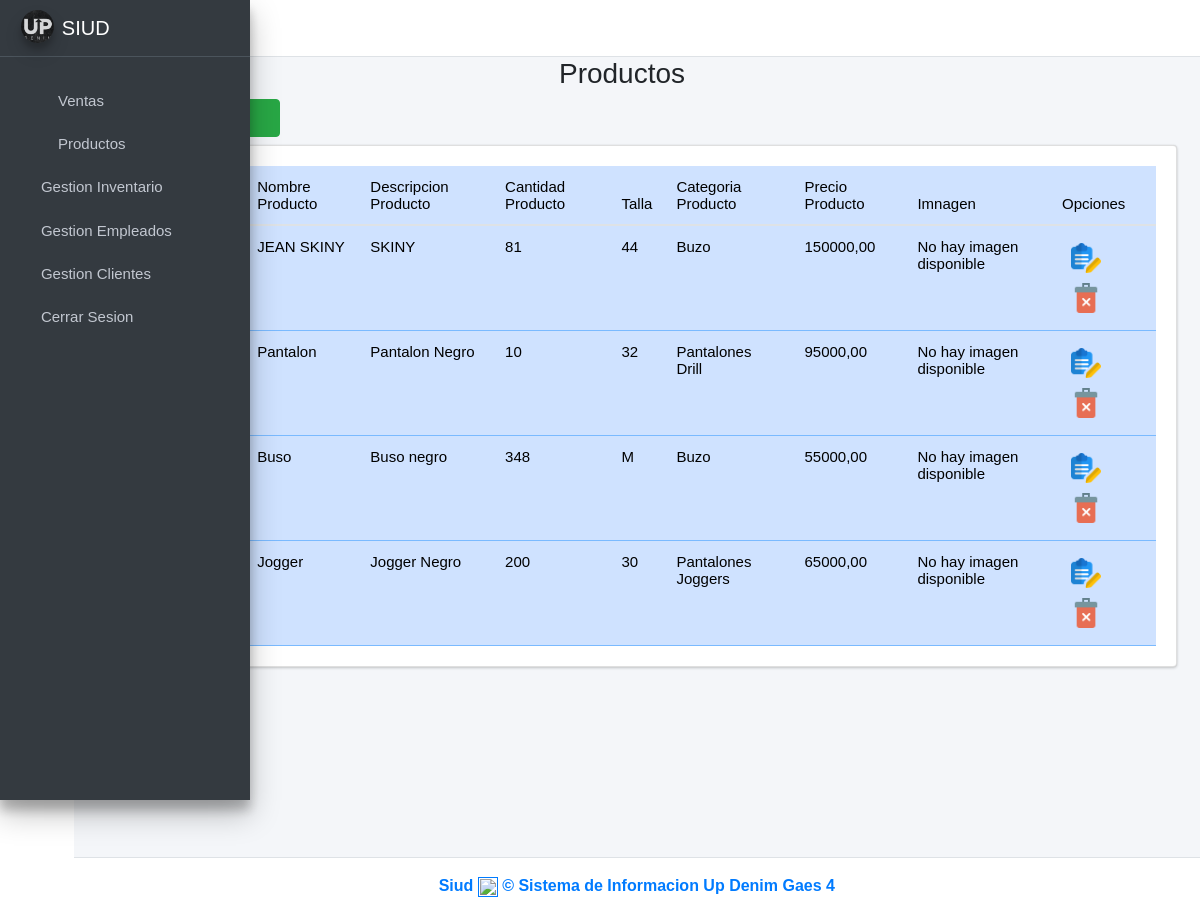
The page /productos/ (signed in) on the database its author committed.
### ventas/models.py (models this page shows, shortened)
class Producto(models.Model):
    cod_producto = models.CharField(primary_key=True, unique=True, blank=False, null=False, max_length=15)
    nombre_producto = models.CharField(max_length=45, null=False)
    precio_venta = models.DecimalField(max_digits=10, decimal_places=2, null=False, blank=False)
    descripcion_producto = models.CharField(max_length=45)
    cantidad_productos = models.PositiveIntegerField(null=False)
    imagen = models.ImageField(upload_to='productos', null=True, blank=True)
    idcategoria_producto = models.ForeignKey(CategoriaProducto, on_delete=models.CASCADE)
    idtalla = models.ForeignKey(Talla, on_delete=models.CASCADE)
    created = models.DateTimeField(auto_now_add=True)
    updated = models.DateTimeField(auto_now=True)
    class Meta:
        verbose_name = 'producto'
        verbose_name_plural = 'productos'

class Talla(models.Model):
    idtalla = models.AutoField(primary_key=True)
    talla = models.CharField(max_length=45, unique=True)
    class Meta:
        verbose_name = 'talla'
        verbose_name_plural = 'tallas'
    def __str__(self):
        return f"{self.talla}"

class CategoriaProducto(models.Model):
    idcategoria_producto = models.AutoField(primary_key=True)
    categoria_producto = models.CharField(max_length=45, unique=True, blank=False, null=False)
    class Meta:
        verbose_name = 'categoriaproducto'
        verbose_name_plural = 'categoriasproducto'
    def __str__(self):
        return f"{self.categoria_producto}"

### ventas/views.py (the view)
# urls.py: path('productos/', views.productos_vista, name='Productos'),
@login_required
def productos_vista(request):
    producto = Producto.objects.all()
    talla = Talla.objects.all()
    categoriaproducto = CategoriaProducto.objects.all()
    form_personal = AgregarProductoForm()
    context ={
        'producto' : producto,
        'form_personal' : form_personal,
        'talla' : talla,
        'categoriaproducto' : categoriaproducto,
    }
    return render(request, 'productos.html', context)

### ventas/templates/productos.html (shortened to what this page needs)
{% extends "base.html" %}
{% load static %}
{% load widget_tweaks %}
{% block content %}
<link rel="stylesheet" href="{% static 'index/css/b4.css' %}">
<div class="row">
    <div class="col-md-12">
        <h3 class="text-center">Productos   <i class="fas fa-users"></i></h3> <! -- Es para cambiar el icono xd -- >
        <div class="col-md-3 pb-2">
            <a href="#AgregarPersonalModal"
                data-toggle="modal" data-dismiss="modal">
                <button type="button" class="btn btn-success">
                    <i class="fas fa-plus-circle"></i>
                </button>
            </a>
        </div>
        <div class="card card-body" style="overflow:scroll">
            <table class="table table-hover table-primary" id="myTable">
                <thead>
                    <tr>
                        <th># ID</th>
                        <th>Codigo</th>
                        <th>Nombre Producto</th>
                        <th>Descripcion Producto</th>
                        <th>Cantidad Producto</th>
                        <th>Talla</th>
                        <th>Categoria Producto</th>
                        <th>Precio Producto</th>
                        <th>Imnagen</th>
                        <th>Opciones</th>
                    </tr>
                </thead>
                <tbody class="text-dark">
                    {% for i in producto %}
                    <tr>
                        <td>{{forloop.counter}}</td>
                        <td>{{i.cod_producto}}</td>
                        <td>{{i.nombre_producto}}</td>
                        <td>{{i.descripcion_producto}}</td>
                        <td>{{i.cantidad_productos}}</td>
                        <td>{{i.idtalla.talla}}</td>
                        <td>{{i.idcategoria_producto}}</td>
                        <td>{{i.precio_venta}}</td>
                        {% if i.imagen and i.imagen.url %}
                            <td><img src="{{ i.imagen.url }}" alt="Error" width="100" height="100"></td>
                        {% else %}
                            <td>No hay imagen disponible</td>
                        {% endif %}
                        <td>
                            <button onclick="window.location.href='/editarProducto/{{ i.cod_producto }}/'" class="btn btn-dark-outline btn-sm" data-toggle="modal" href="#EditarPersonalModal">
                                <img src="{% static 'index/img/editar.png' %}" alt="Error" width="30">
                            </button>
                                    <button onclick="eliminarPersonal('{{i.cod_producto}}')" class="btn btn-dark-outline btn-sm"
                                    data-toggle="modal" href="#EliminarPersonalModal"><img
                                        src="{% static 'index/img/delete.png' %}" alt="Error" width="30"></button>
                            </td>
                    </tr>
                    {% endfor %}
                </tbody>
            </table>
        </div>
    </div>
</div>
{% endblock %}

### ventas/static/index/css/main.css (style rules this page uses)
table, th, td { font-weight: 100; font-size:15px; }
body { font-family: Arial, Helvetica, sans-serif !important; }

### rows shown on the page
Producto: nombre_producto "JEAN SKINY", descripcion_producto "SKINY", cantidad_productos "81", idtalla.talla "44", idcategoria_producto "Buzo", precio_venta "150000,00", imagen "No hay imagen disponible"
Producto: nombre_producto "Pantalon", descripcion_producto "Pantalon Negro", cantidad_productos "10", idtalla.talla "32", idcategoria_producto "Pantalones Drill", precio_venta "95000,00", imagen "No hay imagen disponible"
Producto: nombre_producto "Buso", descripcion_producto "Buso negro", cantidad_productos "348", idtalla.talla "M", idcategoria_producto "Buzo", precio_venta "55000,00", imagen "No hay imagen disponible"
Producto: nombre_producto "Jogger", descripcion_producto "Jogger Negro", cantidad_productos "200", idtalla.talla "30", idcategoria_producto "Pantalones Joggers", precio_venta "65000,00", imagen "No hay imagen disponible"
